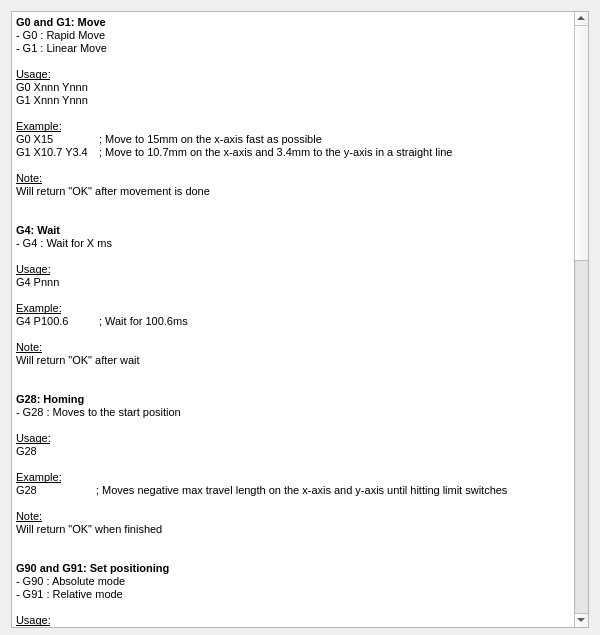
<?xml version="1.0" encoding="UTF-8"?>
<ui version="4.0">
 <class>HelpDialog</class>
 <widget class="QDialog" name="HelpDialog">
  <property name="geometry">
   <rect>
    <x>0</x>
    <y>0</y>
    <width>600</width>
    <height>635</height>
   </rect>
  </property>
  <property name="minimumSize">
   <size>
    <width>600</width>
    <height>635</height>
   </size>
  </property>
  <property name="windowTitle">
   <string>GCode Commands</string>
  </property>
  <layout class="QVBoxLayout" name="verticalLayout">
   <item>
    <widget class="QTextEdit" name="helpTextEdit">
     <property name="minimumSize">
      <size>
       <width>543</width>
       <height>617</height>
      </size>
     </property>
     <property name="readOnly">
      <bool>true</bool>
     </property>
     <property name="html">
      <string>&lt;!DOCTYPE HTML PUBLIC &quot;-//W3C//DTD HTML 4.0//EN&quot; &quot;http://www.w3.org/TR/REC-html40/strict.dtd&quot;&gt;
&lt;html&gt;&lt;head&gt;&lt;meta name=&quot;qrichtext&quot; content=&quot;1&quot; /&gt;&lt;style type=&quot;text/css&quot;&gt;
p, li { white-space: pre-wrap; }
&lt;/style&gt;&lt;/head&gt;&lt;body style=&quot; font-family:'MS Shell Dlg 2'; font-size:8.25pt; font-weight:400; font-style:normal;&quot;&gt;
&lt;p style=&quot; margin-top:0px; margin-bottom:0px; margin-left:0px; margin-right:0px; -qt-block-indent:0; text-indent:0px;&quot;&gt;&lt;span style=&quot; font-weight:600;&quot;&gt;G0 and G1: Move&lt;/span&gt;&lt;/p&gt;
&lt;p style=&quot; margin-top:0px; margin-bottom:0px; margin-left:0px; margin-right:0px; -qt-block-indent:0; text-indent:0px;&quot;&gt;- G0 : Rapid Move&lt;/p&gt;
&lt;p style=&quot; margin-top:0px; margin-bottom:0px; margin-left:0px; margin-right:0px; -qt-block-indent:0; text-indent:0px;&quot;&gt;- G1 : Linear Move&lt;/p&gt;
&lt;p style=&quot;-qt-paragraph-type:empty; margin-top:0px; margin-bottom:0px; margin-left:0px; margin-right:0px; -qt-block-indent:0; text-indent:0px;&quot;&gt;&lt;br /&gt;&lt;/p&gt;
&lt;p style=&quot; margin-top:0px; margin-bottom:0px; margin-left:0px; margin-right:0px; -qt-block-indent:0; text-indent:0px;&quot;&gt;&lt;span style=&quot; text-decoration: underline;&quot;&gt;Usage:&lt;/span&gt;&lt;/p&gt;
&lt;p style=&quot; margin-top:0px; margin-bottom:0px; margin-left:0px; margin-right:0px; -qt-block-indent:0; text-indent:0px;&quot;&gt;G0 Xnnn Ynnn&lt;/p&gt;
&lt;p style=&quot; margin-top:0px; margin-bottom:0px; margin-left:0px; margin-right:0px; -qt-block-indent:0; text-indent:0px;&quot;&gt;G1 Xnnn Ynnn&lt;/p&gt;
&lt;p style=&quot;-qt-paragraph-type:empty; margin-top:0px; margin-bottom:0px; margin-left:0px; margin-right:0px; -qt-block-indent:0; text-indent:0px;&quot;&gt;&lt;br /&gt;&lt;/p&gt;
&lt;p style=&quot; margin-top:0px; margin-bottom:0px; margin-left:0px; margin-right:0px; -qt-block-indent:0; text-indent:0px;&quot;&gt;&lt;span style=&quot; text-decoration: underline;&quot;&gt;Example:&lt;/span&gt;&lt;/p&gt;
&lt;p style=&quot; margin-top:0px; margin-bottom:0px; margin-left:0px; margin-right:0px; -qt-block-indent:0; text-indent:0px;&quot;&gt;G0 X15	 ; Move to 15mm on the x-axis fast as possible&lt;/p&gt;
&lt;p style=&quot; margin-top:0px; margin-bottom:0px; margin-left:0px; margin-right:0px; -qt-block-indent:0; text-indent:0px;&quot;&gt;G1 X10.7 Y3.4	 ; Move to 10.7mm on the x-axis and 3.4mm to the y-axis in a straight line&lt;/p&gt;
&lt;p style=&quot;-qt-paragraph-type:empty; margin-top:0px; margin-bottom:0px; margin-left:0px; margin-right:0px; -qt-block-indent:0; text-indent:0px;&quot;&gt;&lt;br /&gt;&lt;/p&gt;
&lt;p style=&quot; margin-top:0px; margin-bottom:0px; margin-left:0px; margin-right:0px; -qt-block-indent:0; text-indent:0px;&quot;&gt;&lt;span style=&quot; text-decoration: underline;&quot;&gt;Note:&lt;/span&gt;&lt;/p&gt;
&lt;p style=&quot; margin-top:0px; margin-bottom:0px; margin-left:0px; margin-right:0px; -qt-block-indent:0; text-indent:0px;&quot;&gt;Will return &amp;quot;OK&amp;quot; after movement is done&lt;/p&gt;
&lt;p style=&quot;-qt-paragraph-type:empty; margin-top:0px; margin-bottom:0px; margin-left:0px; margin-right:0px; -qt-block-indent:0; text-indent:0px;&quot;&gt;&lt;br /&gt;&lt;/p&gt;
&lt;p style=&quot;-qt-paragraph-type:empty; margin-top:0px; margin-bottom:0px; margin-left:0px; margin-right:0px; -qt-block-indent:0; text-indent:0px;&quot;&gt;&lt;br /&gt;&lt;/p&gt;
&lt;p style=&quot; margin-top:0px; margin-bottom:0px; margin-left:0px; margin-right:0px; -qt-block-indent:0; text-indent:0px;&quot;&gt;&lt;span style=&quot; font-weight:600;&quot;&gt;G4: Wait&lt;/span&gt;&lt;/p&gt;
&lt;p style=&quot; margin-top:0px; margin-bottom:0px; margin-left:0px; margin-right:0px; -qt-block-indent:0; text-indent:0px;&quot;&gt;- G4 : Wait for X ms&lt;/p&gt;
&lt;p style=&quot;-qt-paragraph-type:empty; margin-top:0px; margin-bottom:0px; margin-left:0px; margin-right:0px; -qt-block-indent:0; text-indent:0px;&quot;&gt;&lt;br /&gt;&lt;/p&gt;
&lt;p style=&quot; margin-top:0px; margin-bottom:0px; margin-left:0px; margin-right:0px; -qt-block-indent:0; text-indent:0px;&quot;&gt;&lt;span style=&quot; text-decoration: underline;&quot;&gt;Usage:&lt;/span&gt;&lt;/p&gt;
&lt;p style=&quot; margin-top:0px; margin-bottom:0px; margin-left:0px; margin-right:0px; -qt-block-indent:0; text-indent:0px;&quot;&gt;G4 Pnnn&lt;/p&gt;
&lt;p style=&quot;-qt-paragraph-type:empty; margin-top:0px; margin-bottom:0px; margin-left:0px; margin-right:0px; -qt-block-indent:0; text-indent:0px;&quot;&gt;&lt;br /&gt;&lt;/p&gt;
&lt;p style=&quot; margin-top:0px; margin-bottom:0px; margin-left:0px; margin-right:0px; -qt-block-indent:0; text-indent:0px;&quot;&gt;&lt;span style=&quot; text-decoration: underline;&quot;&gt;Example:&lt;/span&gt;&lt;/p&gt;
&lt;p style=&quot; margin-top:0px; margin-bottom:0px; margin-left:0px; margin-right:0px; -qt-block-indent:0; text-indent:0px;&quot;&gt;G4 P100.6	 ; Wait for 100.6ms&lt;/p&gt;
&lt;p style=&quot;-qt-paragraph-type:empty; margin-top:0px; margin-bottom:0px; margin-left:0px; margin-right:0px; -qt-block-indent:0; text-indent:0px;&quot;&gt;&lt;br /&gt;&lt;/p&gt;
&lt;p style=&quot; margin-top:0px; margin-bottom:0px; margin-left:0px; margin-right:0px; -qt-block-indent:0; text-indent:0px;&quot;&gt;&lt;span style=&quot; text-decoration: underline;&quot;&gt;Note:&lt;/span&gt;&lt;/p&gt;
&lt;p style=&quot; margin-top:0px; margin-bottom:0px; margin-left:0px; margin-right:0px; -qt-block-indent:0; text-indent:0px;&quot;&gt;Will return &amp;quot;OK&amp;quot; after wait&lt;/p&gt;
&lt;p style=&quot;-qt-paragraph-type:empty; margin-top:0px; margin-bottom:0px; margin-left:0px; margin-right:0px; -qt-block-indent:0; text-indent:0px;&quot;&gt;&lt;br /&gt;&lt;/p&gt;
&lt;p style=&quot;-qt-paragraph-type:empty; margin-top:0px; margin-bottom:0px; margin-left:0px; margin-right:0px; -qt-block-indent:0; text-indent:0px;&quot;&gt;&lt;br /&gt;&lt;/p&gt;
&lt;p style=&quot; margin-top:0px; margin-bottom:0px; margin-left:0px; margin-right:0px; -qt-block-indent:0; text-indent:0px;&quot;&gt;&lt;span style=&quot; font-weight:600;&quot;&gt;G28: Homing&lt;/span&gt;&lt;/p&gt;
&lt;p style=&quot; margin-top:0px; margin-bottom:0px; margin-left:0px; margin-right:0px; -qt-block-indent:0; text-indent:0px;&quot;&gt;- G28 : Moves to the start position&lt;/p&gt;
&lt;p style=&quot;-qt-paragraph-type:empty; margin-top:0px; margin-bottom:0px; margin-left:0px; margin-right:0px; -qt-block-indent:0; text-indent:0px;&quot;&gt;&lt;br /&gt;&lt;/p&gt;
&lt;p style=&quot; margin-top:0px; margin-bottom:0px; margin-left:0px; margin-right:0px; -qt-block-indent:0; text-indent:0px;&quot;&gt;&lt;span style=&quot; text-decoration: underline;&quot;&gt;Usage:&lt;/span&gt;&lt;/p&gt;
&lt;p style=&quot; margin-top:0px; margin-bottom:0px; margin-left:0px; margin-right:0px; -qt-block-indent:0; text-indent:0px;&quot;&gt;G28&lt;/p&gt;
&lt;p style=&quot;-qt-paragraph-type:empty; margin-top:0px; margin-bottom:0px; margin-left:0px; margin-right:0px; -qt-block-indent:0; text-indent:0px;&quot;&gt;&lt;br /&gt;&lt;/p&gt;
&lt;p style=&quot; margin-top:0px; margin-bottom:0px; margin-left:0px; margin-right:0px; -qt-block-indent:0; text-indent:0px;&quot;&gt;&lt;span style=&quot; text-decoration: underline;&quot;&gt;Example:&lt;/span&gt;&lt;/p&gt;
&lt;p style=&quot; margin-top:0px; margin-bottom:0px; margin-left:0px; margin-right:0px; -qt-block-indent:0; text-indent:0px;&quot;&gt;G28	; Moves negative max travel length on the x-axis and y-axis until hitting limit switches&lt;/p&gt;
&lt;p style=&quot;-qt-paragraph-type:empty; margin-top:0px; margin-bottom:0px; margin-left:0px; margin-right:0px; -qt-block-indent:0; text-indent:0px;&quot;&gt;&lt;br /&gt;&lt;/p&gt;
&lt;p style=&quot; margin-top:0px; margin-bottom:0px; margin-left:0px; margin-right:0px; -qt-block-indent:0; text-indent:0px;&quot;&gt;&lt;span style=&quot; text-decoration: underline;&quot;&gt;Note:&lt;/span&gt;&lt;/p&gt;
&lt;p style=&quot; margin-top:0px; margin-bottom:0px; margin-left:0px; margin-right:0px; -qt-block-indent:0; text-indent:0px;&quot;&gt;Will return &amp;quot;OK&amp;quot; when finished&lt;/p&gt;
&lt;p style=&quot;-qt-paragraph-type:empty; margin-top:0px; margin-bottom:0px; margin-left:0px; margin-right:0px; -qt-block-indent:0; text-indent:0px;&quot;&gt;&lt;br /&gt;&lt;/p&gt;
&lt;p style=&quot;-qt-paragraph-type:empty; margin-top:0px; margin-bottom:0px; margin-left:0px; margin-right:0px; -qt-block-indent:0; text-indent:0px;&quot;&gt;&lt;br /&gt;&lt;/p&gt;
&lt;p style=&quot; margin-top:0px; margin-bottom:0px; margin-left:0px; margin-right:0px; -qt-block-indent:0; text-indent:0px;&quot;&gt;&lt;span style=&quot; font-weight:600;&quot;&gt;G90 and G91: Set positioning&lt;/span&gt;&lt;/p&gt;
&lt;p style=&quot; margin-top:0px; margin-bottom:0px; margin-left:0px; margin-right:0px; -qt-block-indent:0; text-indent:0px;&quot;&gt;- G90 : Absolute mode&lt;/p&gt;
&lt;p style=&quot; margin-top:0px; margin-bottom:0px; margin-left:0px; margin-right:0px; -qt-block-indent:0; text-indent:0px;&quot;&gt;- G91 : Relative mode&lt;/p&gt;
&lt;p style=&quot;-qt-paragraph-type:empty; margin-top:0px; margin-bottom:0px; margin-left:0px; margin-right:0px; -qt-block-indent:0; text-indent:0px;&quot;&gt;&lt;br /&gt;&lt;/p&gt;
&lt;p style=&quot; margin-top:0px; margin-bottom:0px; margin-left:0px; margin-right:0px; -qt-block-indent:0; text-indent:0px;&quot;&gt;&lt;span style=&quot; text-decoration: underline;&quot;&gt;Usage:&lt;/span&gt;&lt;/p&gt;
&lt;p style=&quot; margin-top:0px; margin-bottom:0px; margin-left:0px; margin-right:0px; -qt-block-indent:0; text-indent:0px;&quot;&gt;G90&lt;/p&gt;
&lt;p style=&quot; margin-top:0px; margin-bottom:0px; margin-left:0px; margin-right:0px; -qt-block-indent:0; text-indent:0px;&quot;&gt;G91&lt;/p&gt;
&lt;p style=&quot;-qt-paragraph-type:empty; margin-top:0px; margin-bottom:0px; margin-left:0px; margin-right:0px; -qt-block-indent:0; text-indent:0px;&quot;&gt;&lt;br /&gt;&lt;/p&gt;
&lt;p style=&quot; margin-top:0px; margin-bottom:0px; margin-left:0px; margin-right:0px; -qt-block-indent:0; text-indent:0px;&quot;&gt;&lt;span style=&quot; text-decoration: underline;&quot;&gt;Example:&lt;/span&gt;&lt;/p&gt;
&lt;p style=&quot; margin-top:0px; margin-bottom:0px; margin-left:0px; margin-right:0px; -qt-block-indent:0; text-indent:0px;&quot;&gt;&lt;span style=&quot; font-size:8pt;&quot;&gt;G90	; Set to absolute positioning mode. All coordinates from now on are absolute relative to origin&lt;/span&gt;&lt;/p&gt;
&lt;p style=&quot; margin-top:0px; margin-bottom:0px; margin-left:0px; margin-right:0px; -qt-block-indent:0; text-indent:0px;&quot;&gt;&lt;span style=&quot; font-size:8pt;&quot;&gt;G91	; Set to relative positionning mode. All coordinates from now on are relative to last position&lt;/span&gt;&lt;/p&gt;
&lt;p style=&quot;-qt-paragraph-type:empty; margin-top:0px; margin-bottom:0px; margin-left:0px; margin-right:0px; -qt-block-indent:0; text-indent:0px;&quot;&gt;&lt;br /&gt;&lt;/p&gt;
&lt;p style=&quot; margin-top:0px; margin-bottom:0px; margin-left:0px; margin-right:0px; -qt-block-indent:0; text-indent:0px;&quot;&gt;&lt;span style=&quot; text-decoration: underline;&quot;&gt;Note:&lt;/span&gt;&lt;/p&gt;
&lt;p style=&quot; margin-top:0px; margin-bottom:0px; margin-left:0px; margin-right:0px; -qt-block-indent:0; text-indent:0px;&quot;&gt;Will return &amp;quot;OK&amp;quot;. Absolute position mode is default.&lt;/p&gt;
&lt;p style=&quot;-qt-paragraph-type:empty; margin-top:0px; margin-bottom:0px; margin-left:0px; margin-right:0px; -qt-block-indent:0; text-indent:0px;&quot;&gt;&lt;br /&gt;&lt;/p&gt;
&lt;p style=&quot;-qt-paragraph-type:empty; margin-top:0px; margin-bottom:0px; margin-left:0px; margin-right:0px; -qt-block-indent:0; text-indent:0px;&quot;&gt;&lt;br /&gt;&lt;/p&gt;
&lt;p style=&quot; margin-top:0px; margin-bottom:0px; margin-left:0px; margin-right:0px; -qt-block-indent:0; text-indent:0px;&quot;&gt;&lt;span style=&quot; font-weight:600;&quot;&gt;M100 and M101 : Stepper motor settings&lt;/span&gt;&lt;/p&gt;
&lt;p style=&quot; margin-top:0px; margin-bottom:0px; margin-left:0px; margin-right:0px; -qt-block-indent:0; text-indent:0px;&quot;&gt;- M100 : RPM settings&lt;/p&gt;
&lt;p style=&quot; margin-top:0px; margin-bottom:0px; margin-left:0px; margin-right:0px; -qt-block-indent:0; text-indent:0px;&quot;&gt;- M101 : Microsteps settings, need to match externally set microstep&lt;/p&gt;
&lt;p style=&quot;-qt-paragraph-type:empty; margin-top:0px; margin-bottom:0px; margin-left:0px; margin-right:0px; -qt-block-indent:0; text-indent:0px;&quot;&gt;&lt;br /&gt;&lt;/p&gt;
&lt;p style=&quot; margin-top:0px; margin-bottom:0px; margin-left:0px; margin-right:0px; -qt-block-indent:0; text-indent:0px;&quot;&gt;&lt;span style=&quot; text-decoration: underline;&quot;&gt;Usage:&lt;/span&gt;&lt;/p&gt;
&lt;p style=&quot; margin-top:0px; margin-bottom:0px; margin-left:0px; margin-right:0px; -qt-block-indent:0; text-indent:0px;&quot;&gt;M100 Xnnn Ynnn&lt;/p&gt;
&lt;p style=&quot; margin-top:0px; margin-bottom:0px; margin-left:0px; margin-right:0px; -qt-block-indent:0; text-indent:0px;&quot;&gt;M101 Xnnn Ynnn&lt;/p&gt;
&lt;p style=&quot;-qt-paragraph-type:empty; margin-top:0px; margin-bottom:0px; margin-left:0px; margin-right:0px; -qt-block-indent:0; text-indent:0px;&quot;&gt;&lt;br /&gt;&lt;/p&gt;
&lt;p style=&quot; margin-top:0px; margin-bottom:0px; margin-left:0px; margin-right:0px; -qt-block-indent:0; text-indent:0px;&quot;&gt;&lt;span style=&quot; text-decoration: underline;&quot;&gt;Example:&lt;/span&gt;&lt;/p&gt;
&lt;p style=&quot; margin-top:0px; margin-bottom:0px; margin-left:0px; margin-right:0px; -qt-block-indent:0; text-indent:0px;&quot;&gt;M100 X100 Y90	 ; Sets the RPM to 100 for the x-axis and 90 for the y-axis&lt;/p&gt;
&lt;p style=&quot; margin-top:0px; margin-bottom:0px; margin-left:0px; margin-right:0px; -qt-block-indent:0; text-indent:0px;&quot;&gt;M101 X8 Y2	 ; Sets the x-axis steps to 1/8, sets the y-axis steps to 1/2&lt;/p&gt;
&lt;p style=&quot;-qt-paragraph-type:empty; margin-top:0px; margin-bottom:0px; margin-left:0px; margin-right:0px; -qt-block-indent:0; text-indent:0px;&quot;&gt;&lt;br /&gt;&lt;/p&gt;
&lt;p style=&quot; margin-top:0px; margin-bottom:0px; margin-left:0px; margin-right:0px; -qt-block-indent:0; text-indent:0px;&quot;&gt;&lt;span style=&quot; text-decoration: underline;&quot;&gt;Note:&lt;/span&gt;&lt;/p&gt;
&lt;p style=&quot; margin-top:0px; margin-bottom:0px; margin-left:0px; margin-right:0px; -qt-block-indent:0; text-indent:0px;&quot;&gt;Will return the saved values, even when no parameters are used.&lt;/p&gt;
&lt;p style=&quot; margin-top:0px; margin-bottom:0px; margin-left:0px; margin-right:0px; -qt-block-indent:0; text-indent:0px;&quot;&gt;e.g Sending just M100 will return &amp;quot;M100 Xnnn Ynnn&amp;quot; where nnn are the saved RPM values.&lt;/p&gt;
&lt;p style=&quot;-qt-paragraph-type:empty; margin-top:0px; margin-bottom:0px; margin-left:0px; margin-right:0px; -qt-block-indent:0; text-indent:0px;&quot;&gt;&lt;br /&gt;&lt;/p&gt;
&lt;p style=&quot;-qt-paragraph-type:empty; margin-top:0px; margin-bottom:0px; margin-left:0px; margin-right:0px; -qt-block-indent:0; text-indent:0px;&quot;&gt;&lt;br /&gt;&lt;/p&gt;
&lt;p style=&quot; margin-top:0px; margin-bottom:0px; margin-left:0px; margin-right:0px; -qt-block-indent:0; text-indent:0px;&quot;&gt;&lt;span style=&quot; font-weight:600;&quot;&gt;M102, M103 and M208 : Stage settings&lt;/span&gt;&lt;/p&gt;
&lt;p style=&quot; margin-top:0px; margin-bottom:0px; margin-left:0px; margin-right:0px; -qt-block-indent:0; text-indent:0px;&quot;&gt;- M102 : steps/mm&lt;/p&gt;
&lt;p style=&quot; margin-top:0px; margin-bottom:0px; margin-left:0px; margin-right:0px; -qt-block-indent:0; text-indent:0px;&quot;&gt;- M103 : offset from limit switches&lt;/p&gt;
&lt;p style=&quot; margin-top:0px; margin-bottom:0px; margin-left:0px; margin-right:0px; -qt-block-indent:0; text-indent:0px;&quot;&gt;- M208 : max travel length&lt;/p&gt;
&lt;p style=&quot;-qt-paragraph-type:empty; margin-top:0px; margin-bottom:0px; margin-left:0px; margin-right:0px; -qt-block-indent:0; text-indent:0px;&quot;&gt;&lt;br /&gt;&lt;/p&gt;
&lt;p style=&quot; margin-top:0px; margin-bottom:0px; margin-left:0px; margin-right:0px; -qt-block-indent:0; text-indent:0px;&quot;&gt;&lt;span style=&quot; text-decoration: underline;&quot;&gt;Usage:&lt;/span&gt;&lt;/p&gt;
&lt;p style=&quot; margin-top:0px; margin-bottom:0px; margin-left:0px; margin-right:0px; -qt-block-indent:0; text-indent:0px;&quot;&gt;M102 Xnnn Ynnn&lt;/p&gt;
&lt;p style=&quot; margin-top:0px; margin-bottom:0px; margin-left:0px; margin-right:0px; -qt-block-indent:0; text-indent:0px;&quot;&gt;M103 Xnnn Ynnn&lt;/p&gt;
&lt;p style=&quot; margin-top:0px; margin-bottom:0px; margin-left:0px; margin-right:0px; -qt-block-indent:0; text-indent:0px;&quot;&gt;M208 Xnnn Ynnn&lt;/p&gt;
&lt;p style=&quot;-qt-paragraph-type:empty; margin-top:0px; margin-bottom:0px; margin-left:0px; margin-right:0px; -qt-block-indent:0; text-indent:0px;&quot;&gt;&lt;br /&gt;&lt;/p&gt;
&lt;p style=&quot; margin-top:0px; margin-bottom:0px; margin-left:0px; margin-right:0px; -qt-block-indent:0; text-indent:0px;&quot;&gt;&lt;span style=&quot; text-decoration: underline;&quot;&gt;Example:&lt;/span&gt;&lt;/p&gt;
&lt;p style=&quot; margin-top:0px; margin-bottom:0px; margin-left:0px; margin-right:0px; -qt-block-indent:0; text-indent:0px;&quot;&gt;M102 X25 Y25	 ; Sets the steps/mm to 25 steps/mm for x-axis and y-axis&lt;/p&gt;
&lt;p style=&quot; margin-top:0px; margin-bottom:0px; margin-left:0px; margin-right:0px; -qt-block-indent:0; text-indent:0px;&quot;&gt;M103 X1.3 Y0.9	 ; Sets the offset from limitswitches to 1.3mm for the x-axis and 0.9mm for the y-axis&lt;/p&gt;
&lt;p style=&quot; margin-top:0px; margin-bottom:0px; margin-left:0px; margin-right:0px; -qt-block-indent:0; text-indent:0px;&quot;&gt;M208 X250 Y300 ; Sets the max travel length to 250mm for the x-axis and 300mm for the y-axis&lt;/p&gt;
&lt;p style=&quot;-qt-paragraph-type:empty; margin-top:0px; margin-bottom:0px; margin-left:0px; margin-right:0px; -qt-block-indent:0; text-indent:0px;&quot;&gt;&lt;br /&gt;&lt;/p&gt;
&lt;p style=&quot; margin-top:0px; margin-bottom:0px; margin-left:0px; margin-right:0px; -qt-block-indent:0; text-indent:0px;&quot;&gt;&lt;span style=&quot; text-decoration: underline;&quot;&gt;Note:&lt;/span&gt;&lt;/p&gt;
&lt;p style=&quot; margin-top:0px; margin-bottom:0px; margin-left:0px; margin-right:0px; -qt-block-indent:0; text-indent:0px;&quot;&gt;Will return the saved values, even when no parameters are used.&lt;/p&gt;
&lt;p style=&quot; margin-top:0px; margin-bottom:0px; margin-left:0px; margin-right:0px; -qt-block-indent:0; text-indent:0px;&quot;&gt;e.g Sending just M208 will return &amp;quot;M208 Xnnn Ynnn&amp;quot; where nnn are the saved values&lt;/p&gt;
&lt;p style=&quot;-qt-paragraph-type:empty; margin-top:0px; margin-bottom:0px; margin-left:0px; margin-right:0px; -qt-block-indent:0; text-indent:0px;&quot;&gt;&lt;br /&gt;&lt;/p&gt;
&lt;p style=&quot;-qt-paragraph-type:empty; margin-top:0px; margin-bottom:0px; margin-left:0px; margin-right:0px; -qt-block-indent:0; text-indent:0px;&quot;&gt;&lt;br /&gt;&lt;/p&gt;
&lt;p style=&quot; margin-top:0px; margin-bottom:0px; margin-left:0px; margin-right:0px; -qt-block-indent:0; text-indent:0px;&quot;&gt;&lt;span style=&quot; font-weight:600;&quot;&gt;M112: Emergency stop&lt;/span&gt;&lt;/p&gt;
&lt;p style=&quot; margin-top:0px; margin-bottom:0px; margin-left:0px; margin-right:0px; -qt-block-indent:0; text-indent:0px;&quot;&gt;- M112 : Stop motor&lt;/p&gt;
&lt;p style=&quot;-qt-paragraph-type:empty; margin-top:0px; margin-bottom:0px; margin-left:0px; margin-right:0px; -qt-block-indent:0; text-indent:0px;&quot;&gt;&lt;br /&gt;&lt;/p&gt;
&lt;p style=&quot; margin-top:0px; margin-bottom:0px; margin-left:0px; margin-right:0px; -qt-block-indent:0; text-indent:0px;&quot;&gt;&lt;span style=&quot; text-decoration: underline;&quot;&gt;Usage:&lt;/span&gt;&lt;/p&gt;
&lt;p style=&quot; margin-top:0px; margin-bottom:0px; margin-left:0px; margin-right:0px; -qt-block-indent:0; text-indent:0px;&quot;&gt;&lt;span style=&quot; font-size:8pt;&quot;&gt;M112&lt;/span&gt;&lt;/p&gt;
&lt;p style=&quot;-qt-paragraph-type:empty; margin-top:0px; margin-bottom:0px; margin-left:0px; margin-right:0px; -qt-block-indent:0; text-indent:0px;&quot;&gt;&lt;br /&gt;&lt;/p&gt;
&lt;p style=&quot; margin-top:0px; margin-bottom:0px; margin-left:0px; margin-right:0px; -qt-block-indent:0; text-indent:0px;&quot;&gt;&lt;span style=&quot; text-decoration: underline;&quot;&gt;Example:&lt;/span&gt;&lt;/p&gt;
&lt;p style=&quot; margin-top:0px; margin-bottom:0px; margin-left:0px; margin-right:0px; -qt-block-indent:0; text-indent:0px;&quot;&gt;M112	 ; Stops the motors&lt;/p&gt;
&lt;p style=&quot;-qt-paragraph-type:empty; margin-top:0px; margin-bottom:0px; margin-left:0px; margin-right:0px; -qt-block-indent:0; text-indent:0px;&quot;&gt;&lt;br /&gt;&lt;/p&gt;
&lt;p style=&quot; margin-top:0px; margin-bottom:0px; margin-left:0px; margin-right:0px; -qt-block-indent:0; text-indent:0px;&quot;&gt;&lt;span style=&quot; text-decoration: underline;&quot;&gt;Note:&lt;/span&gt;&lt;/p&gt;
&lt;p style=&quot; margin-top:0px; margin-bottom:0px; margin-left:0px; margin-right:0px; -qt-block-indent:0; text-indent:0px;&quot;&gt;Will return &amp;quot;OK&amp;quot; when finished&lt;/p&gt;
&lt;p style=&quot;-qt-paragraph-type:empty; margin-top:0px; margin-bottom:0px; margin-left:0px; margin-right:0px; -qt-block-indent:0; text-indent:0px;&quot;&gt;&lt;br /&gt;&lt;/p&gt;
&lt;p style=&quot;-qt-paragraph-type:empty; margin-top:0px; margin-bottom:0px; margin-left:0px; margin-right:0px; -qt-block-indent:0; text-indent:0px;&quot;&gt;&lt;br /&gt;&lt;/p&gt;
&lt;p style=&quot; margin-top:0px; margin-bottom:0px; margin-left:0px; margin-right:0px; -qt-block-indent:0; text-indent:0px;&quot;&gt;&lt;span style=&quot; font-weight:600;&quot;&gt;M114: Get position&lt;/span&gt;&lt;/p&gt;
&lt;p style=&quot; margin-top:0px; margin-bottom:0px; margin-left:0px; margin-right:0px; -qt-block-indent:0; text-indent:0px;&quot;&gt;- M114 : Position&lt;/p&gt;
&lt;p style=&quot;-qt-paragraph-type:empty; margin-top:0px; margin-bottom:0px; margin-left:0px; margin-right:0px; -qt-block-indent:0; text-indent:0px;&quot;&gt;&lt;br /&gt;&lt;/p&gt;
&lt;p style=&quot; margin-top:0px; margin-bottom:0px; margin-left:0px; margin-right:0px; -qt-block-indent:0; text-indent:0px;&quot;&gt;&lt;span style=&quot; text-decoration: underline;&quot;&gt;Usage:&lt;/span&gt;&lt;/p&gt;
&lt;p style=&quot; margin-top:0px; margin-bottom:0px; margin-left:0px; margin-right:0px; -qt-block-indent:0; text-indent:0px;&quot;&gt;&lt;span style=&quot; font-size:8pt;&quot;&gt;M114&lt;/span&gt;&lt;/p&gt;
&lt;p style=&quot;-qt-paragraph-type:empty; margin-top:0px; margin-bottom:0px; margin-left:0px; margin-right:0px; -qt-block-indent:0; text-indent:0px;&quot;&gt;&lt;br /&gt;&lt;/p&gt;
&lt;p style=&quot; margin-top:0px; margin-bottom:0px; margin-left:0px; margin-right:0px; -qt-block-indent:0; text-indent:0px;&quot;&gt;&lt;span style=&quot; text-decoration: underline;&quot;&gt;Example:&lt;/span&gt;&lt;/p&gt;
&lt;p style=&quot; margin-top:0px; margin-bottom:0px; margin-left:0px; margin-right:0px; -qt-block-indent:0; text-indent:0px;&quot;&gt;M114	 ; Returns the current position&lt;/p&gt;
&lt;p style=&quot;-qt-paragraph-type:empty; margin-top:0px; margin-bottom:0px; margin-left:0px; margin-right:0px; -qt-block-indent:0; text-indent:0px;&quot;&gt;&lt;br /&gt;&lt;/p&gt;
&lt;p style=&quot; margin-top:0px; margin-bottom:0px; margin-left:0px; margin-right:0px; -qt-block-indent:0; text-indent:0px;&quot;&gt;&lt;span style=&quot; text-decoration: underline;&quot;&gt;Note:&lt;/span&gt;&lt;/p&gt;
&lt;p style=&quot; margin-top:0px; margin-bottom:0px; margin-left:0px; margin-right:0px; -qt-block-indent:0; text-indent:0px;&quot;&gt;Will return &amp;quot;M114 Xnnn Ynnn&amp;quot; where nnn is the position in mm&lt;/p&gt;
&lt;p style=&quot;-qt-paragraph-type:empty; margin-top:0px; margin-bottom:0px; margin-left:0px; margin-right:0px; -qt-block-indent:0; text-indent:0px;&quot;&gt;&lt;br /&gt;&lt;/p&gt;
&lt;p style=&quot;-qt-paragraph-type:empty; margin-top:0px; margin-bottom:0px; margin-left:0px; margin-right:0px; -qt-block-indent:0; text-indent:0px;&quot;&gt;&lt;br /&gt;&lt;/p&gt;
&lt;p style=&quot; margin-top:0px; margin-bottom:0px; margin-left:0px; margin-right:0px; -qt-block-indent:0; text-indent:0px;&quot;&gt;&lt;span style=&quot; font-weight:600;&quot;&gt;M240: Trigger Camera&lt;/span&gt;&lt;/p&gt;
&lt;p style=&quot; margin-top:0px; margin-bottom:0px; margin-left:0px; margin-right:0px; -qt-block-indent:0; text-indent:0px;&quot;&gt;- M240 : Camera&lt;/p&gt;
&lt;p style=&quot;-qt-paragraph-type:empty; margin-top:0px; margin-bottom:0px; margin-left:0px; margin-right:0px; -qt-block-indent:0; text-indent:0px;&quot;&gt;&lt;br /&gt;&lt;/p&gt;
&lt;p style=&quot; margin-top:0px; margin-bottom:0px; margin-left:0px; margin-right:0px; -qt-block-indent:0; text-indent:0px;&quot;&gt;&lt;span style=&quot; text-decoration: underline;&quot;&gt;Usage:&lt;/span&gt;&lt;/p&gt;
&lt;p style=&quot; margin-top:0px; margin-bottom:0px; margin-left:0px; margin-right:0px; -qt-block-indent:0; text-indent:0px;&quot;&gt;&lt;span style=&quot; font-size:8pt;&quot;&gt;M240&lt;/span&gt;&lt;/p&gt;
&lt;p style=&quot;-qt-paragraph-type:empty; margin-top:0px; margin-bottom:0px; margin-left:0px; margin-right:0px; -qt-block-indent:0; text-indent:0px;&quot;&gt;&lt;br /&gt;&lt;/p&gt;
&lt;p style=&quot; margin-top:0px; margin-bottom:0px; margin-left:0px; margin-right:0px; -qt-block-indent:0; text-indent:0px;&quot;&gt;&lt;span style=&quot; text-decoration: underline;&quot;&gt;Example:&lt;/span&gt;&lt;/p&gt;
&lt;p style=&quot; margin-top:0px; margin-bottom:0px; margin-left:0px; margin-right:0px; -qt-block-indent:0; text-indent:0px;&quot;&gt;M240	 ; Takes a picture&lt;/p&gt;
&lt;p style=&quot;-qt-paragraph-type:empty; margin-top:0px; margin-bottom:0px; margin-left:0px; margin-right:0px; -qt-block-indent:0; text-indent:0px;&quot;&gt;&lt;br /&gt;&lt;/p&gt;
&lt;p style=&quot; margin-top:0px; margin-bottom:0px; margin-left:0px; margin-right:0px; -qt-block-indent:0; text-indent:0px;&quot;&gt;&lt;span style=&quot; text-decoration: underline;&quot;&gt;Note:&lt;/span&gt;&lt;/p&gt;
&lt;p style=&quot; margin-top:0px; margin-bottom:0px; margin-left:0px; margin-right:0px; -qt-block-indent:0; text-indent:0px;&quot;&gt;Will only work when using a script&lt;/p&gt;
&lt;p style=&quot;-qt-paragraph-type:empty; margin-top:0px; margin-bottom:0px; margin-left:0px; margin-right:0px; -qt-block-indent:0; text-indent:0px;&quot;&gt;&lt;br /&gt;&lt;/p&gt;&lt;/body&gt;&lt;/html&gt;</string>
     </property>
    </widget>
   </item>
  </layout>
 </widget>
 <resources/>
 <connections/>
</ui>
